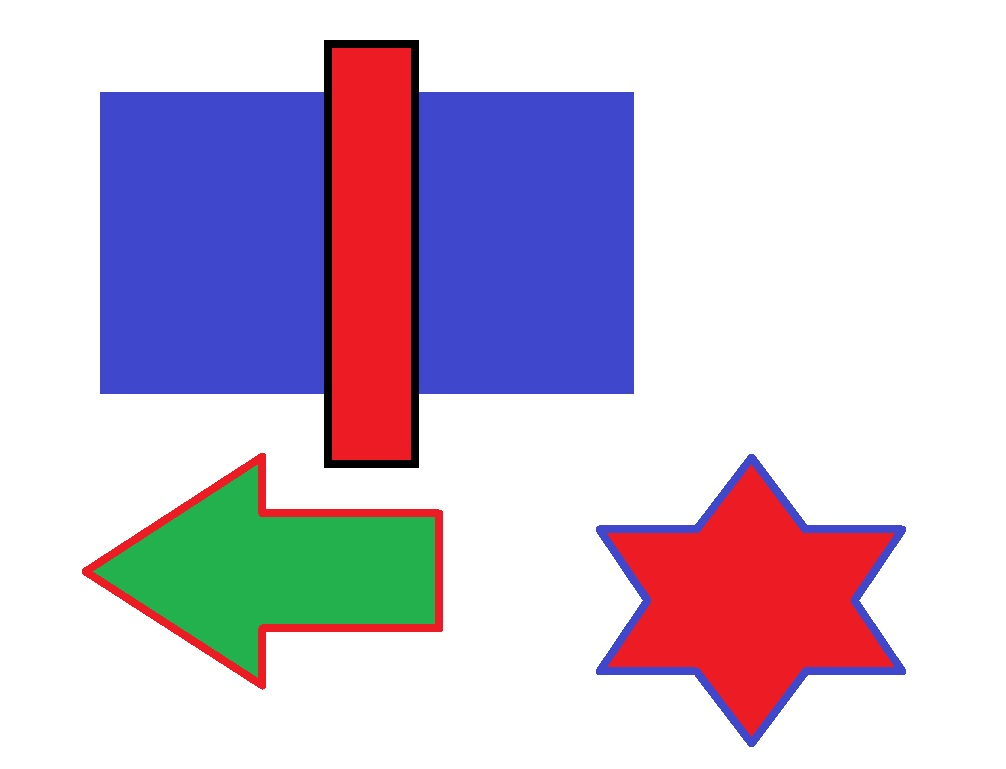
%> input picture lab2/lab2-task2-image.jpg, 1006 x 769 px
$ octave --eval "result = change_color('lab2-task2-image.jpg');"   (GNU Octave 9; MATLAB toolbox functions it lacks are replaced by stand-ins)
%> lines starting %> are read from the running program, lines starting %| are printed output that depends on the picture; in (x1, y1, x2, y2) boxes, pixels count from 0 and x2, y2 are one past the last pixel; in counts of white or black regions, pixels touching at a corner belong together; the program's own positions count from 1


function [ im ] = change_color( image )
%> called with image = 'lab2-task2-image.jpg'
%UNTITLED2 Summary of this function goes here
%   Detailed explanation goes here

image=imread(image);
%> image is the input picture: size 769x1006x3 uint8; mean R, G, B 204.9, 191.4, 211.7
red=image(:,:,1);
green=image(:,:,2);
blue=image(:,:,3);

conv_red=red>120 & green<=120;
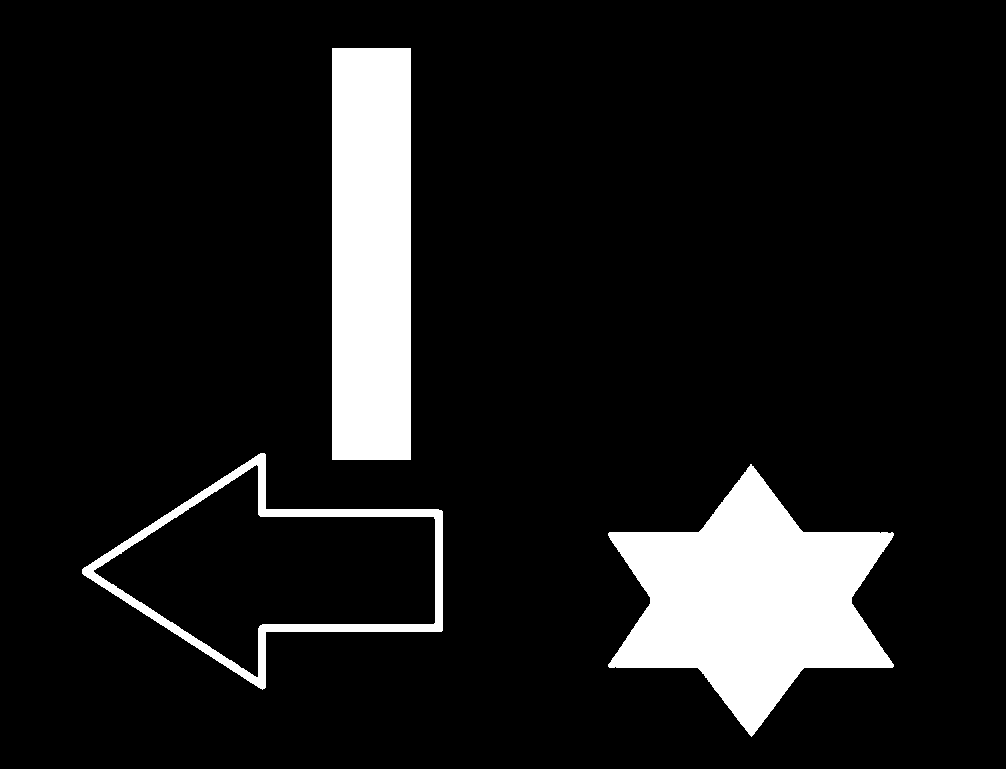
%> conv_red: size 769x1006 logical; 10.5% white; 3 white regions, box (x1, y1, x2, y2) and area: (608, 464, 894, 737) 40462, (332, 48, 411, 460) 32548, (82, 453, 443, 690) 7993
red(conv_red)=255;
%> red: size 769x1006 uint8; min 0, max 255, mean 207.2
green(conv_red)=255;
%> green: size 769x1006 uint8; min 0, max 255, mean 215.1
blue(conv_red)=0;
%> blue: size 769x1006 uint8; min 0, max 255, mean 207.7

conv_green=green>120 & red<=120;
%> conv_green: size 769x1006 logical; 4.7% white; 1 white region, box (x1, y1, x2, y2) and area: (94, 466, 435, 677) 36179
red(conv_green)=0;
%> red: size 769x1006 uint8; min 0, max 255, mean 205.5
green(conv_green)=255;
%> green: size 769x1006 uint8; min 0, max 255, mean 218.8
blue(conv_green)=255;
%> blue: size 769x1006 uint8; min 0, max 255, mean 216

conv_blue=blue>180 & green<=180;
%> conv_blue: size 769x1006 logical; 17.7% white; 3 white regions, box (x1, y1, x2, y2) and area: (101, 93, 323, 393) 66600, (420, 93, 633, 393) 63899, (597, 455, 905, 746) 6473
red(conv_blue)=255;
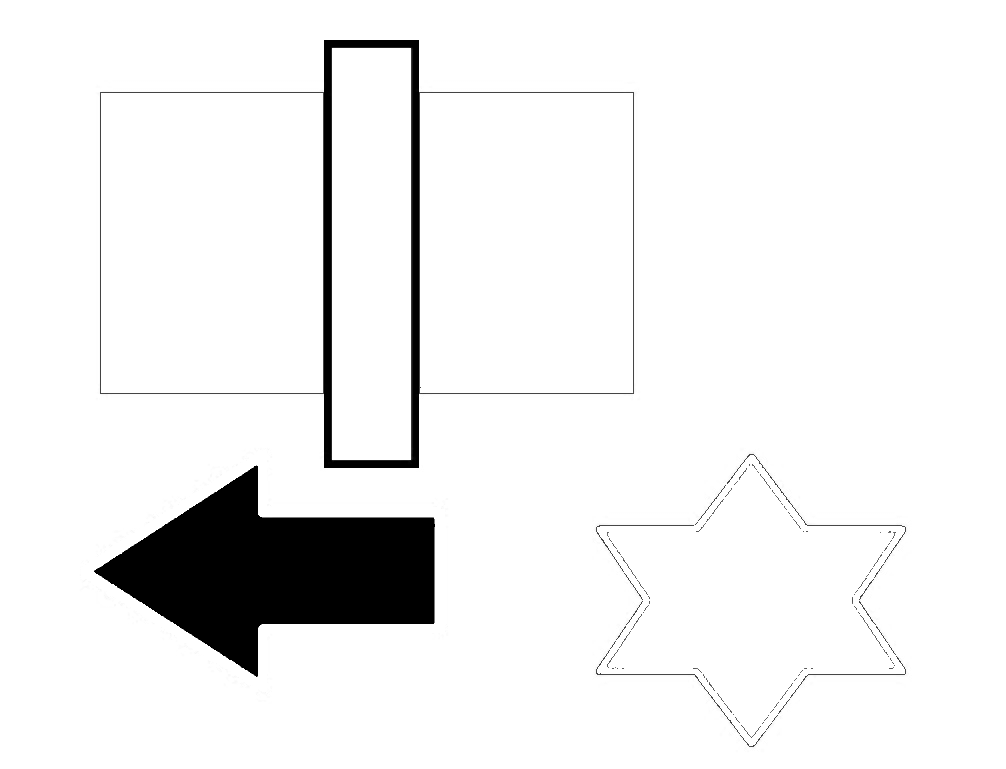
%> red: size 769x1006 uint8; min 0, max 255, mean 239.5
green(conv_blue)=0;
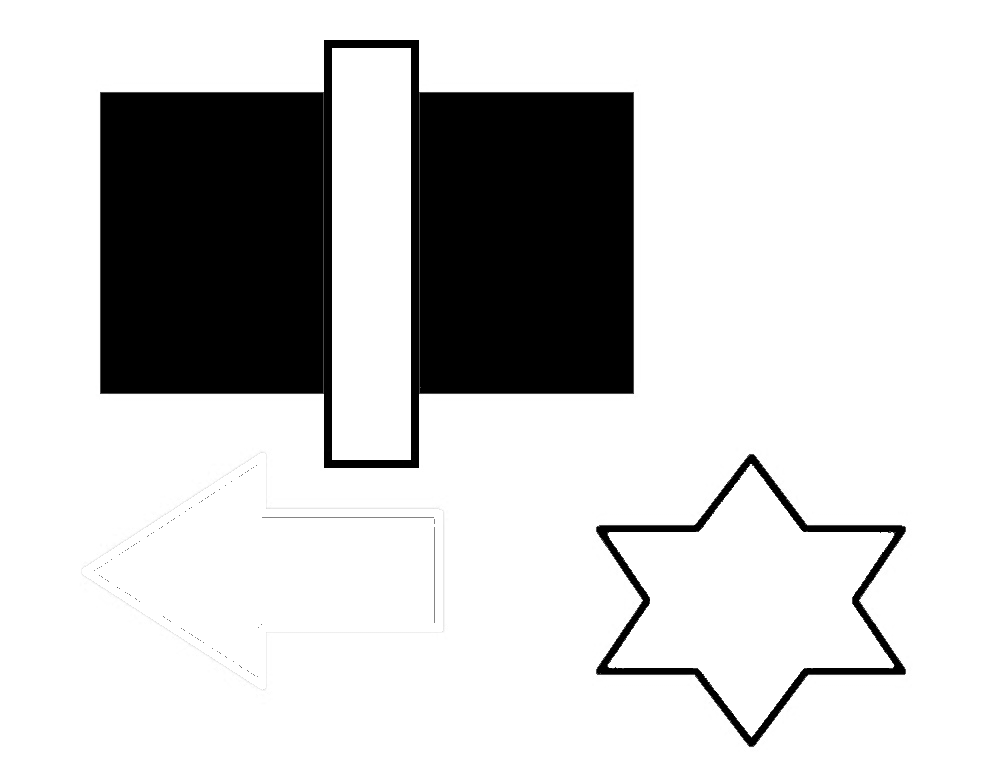
%> green: size 769x1006 uint8; min 0, max 255, mean 206.2
blue(conv_blue)=255;
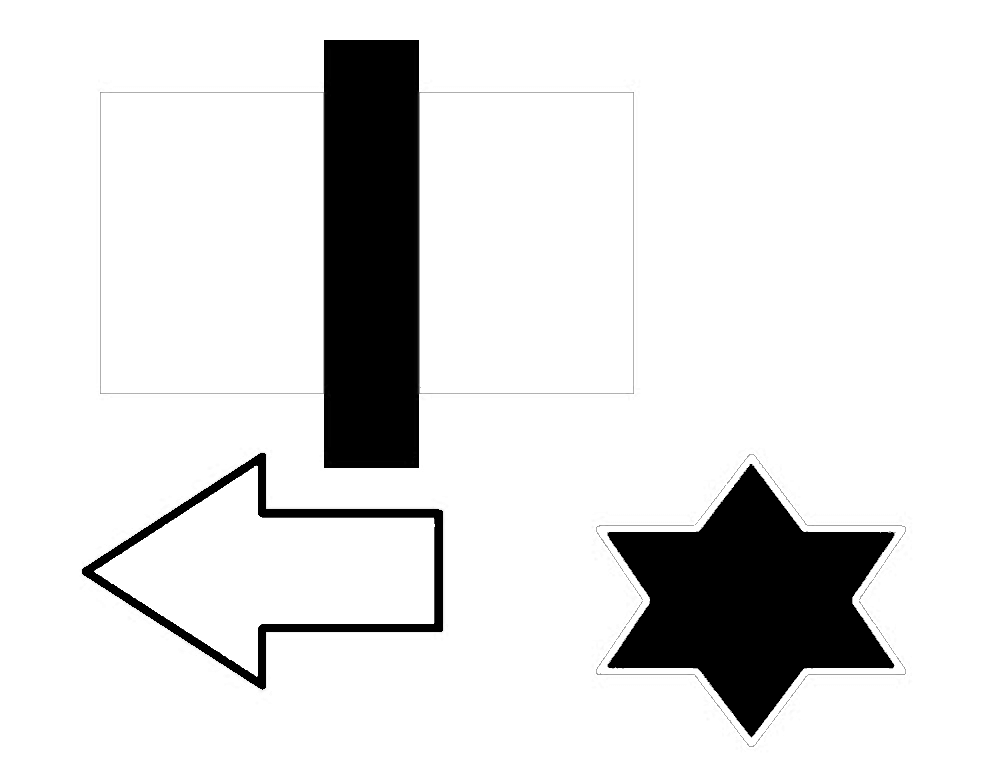
%> blue: size 769x1006 uint8; min 0, max 255, mean 225.1

im=cat(3,red,green,blue);
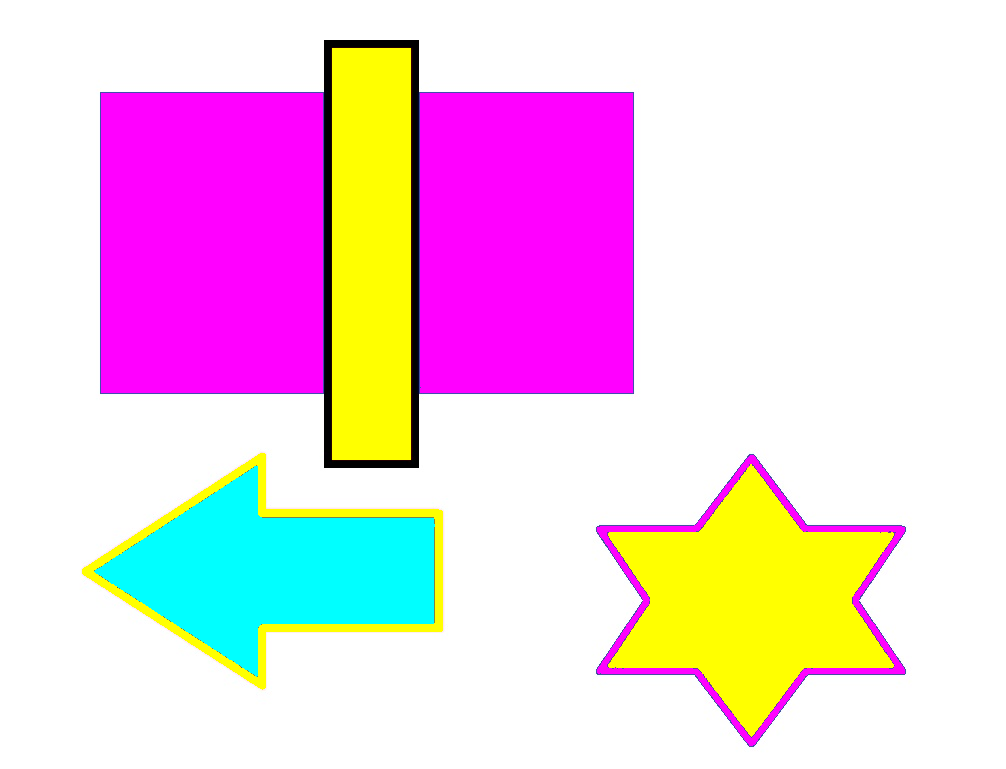
%> im: size 769x1006x3 uint8; mean R, G, B 239.5, 206.2, 225.1

end
